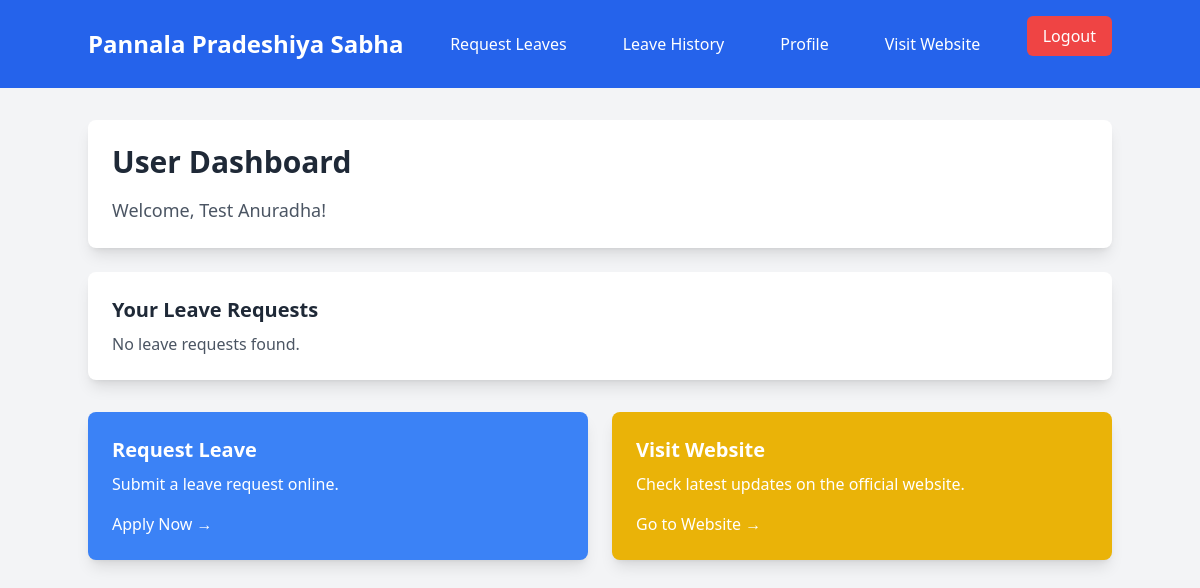
/user/user-dashboard.php (signed in), run on an earlier commit of the app's database.
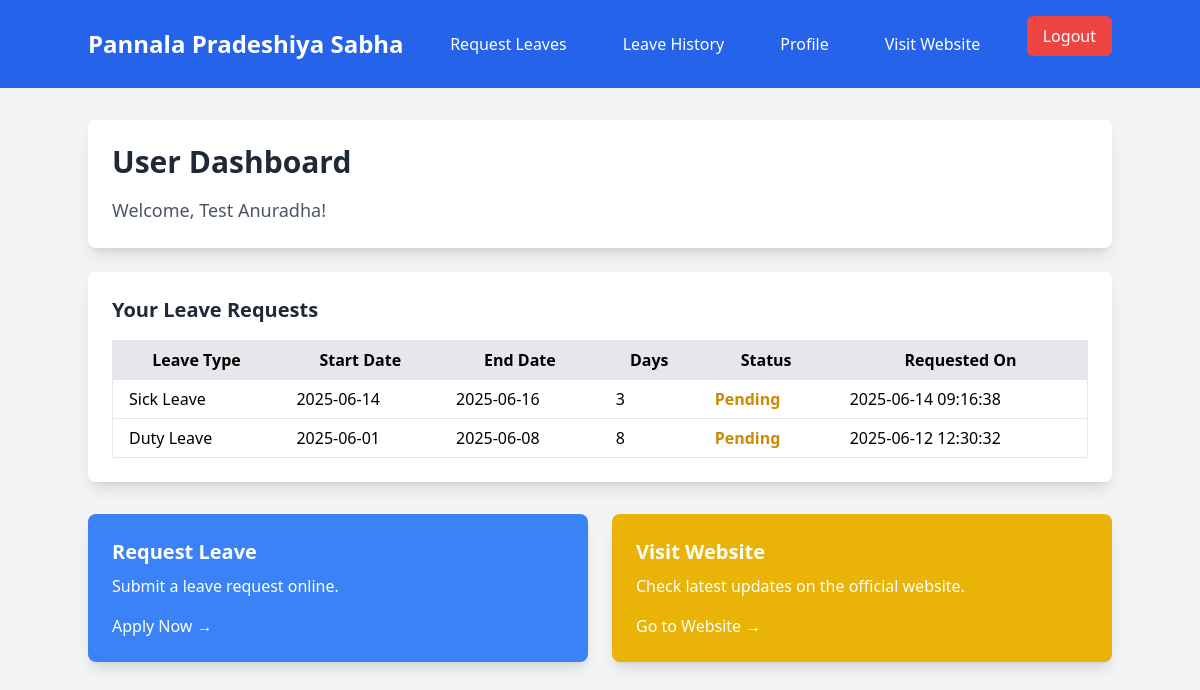
And on a later commit of the database.
### tables this page shows
CREATE TABLE `wp_leave_request` (
  `request_id` int(11) NOT NULL,
  `user_id` int(11) NOT NULL,
  `leave_type` varchar(50) DEFAULT NULL,
  `leave_start_date` date NOT NULL,
  `leave_end_date` date NOT NULL,
  `number_of_days` int(11) NOT NULL,
  `reason` text DEFAULT NULL,
  `substitute` varchar(255) DEFAULT NULL,
  `status` int(11) DEFAULT NULL COMMENT '1-pending, 2-accept, 3-reject',
  `step_1_approver_id` int(11) DEFAULT NULL,
  `step_1_status` enum('pending','approved','rejected') DEFAULT 'pending',
  `step_1_date` datetime DEFAULT NULL,
  `step_2_approver_id` int(11) DEFAULT NULL,
  `step_2_status` enum('pending','approved','rejected') DEFAULT 'pending',
  `step_2_date` datetime DEFAULT NULL,
  `step_3_approver_id` int(11) DEFAULT NULL,
  `step_3_status` enum('pending','approved','rejected') DEFAULT 'pending',
  `step_3_date` datetime DEFAULT NULL,
  `final_status` enum('pending','approved','rejected') DEFAULT 'pending',
  `created_at` timestamp NOT NULL DEFAULT current_timestamp(),
  `updated_at` timestamp NOT NULL DEFAULT current_timestamp() ON UPDATE current_timestamp(),
  `sub_office` varchar(255) NOT NULL,
  `office_type` enum('head','sub') DEFAULT 'head',
  `rejection_remark` text DEFAULT NULL,
  `department_id` int(11) DEFAULT NULL
);

### user/user-dashboard.php (the view, shortened to what this page needs)
<?php
require '../includes/dbconfig.php';
require '../includes/user-navbar.php';
$user_id = $_SESSION['user']['id'];
$full_name = $_SESSION['user']['first_name'] . ' ' . $_SESSION['user']['last_name'];
$sql = "SELECT leave_type, leave_start_date, leave_end_date, number_of_days, status, created_at
        FROM wp_leave_request WHERE user_id = ? ORDER BY created_at DESC";
$stmt = $conn->prepare($sql);
$leave_history = [];
if ($stmt) {
    $stmt->bind_param("i", $user_id);
    $stmt->execute();
    $result = $stmt->get_result();
    while ($row = $result->fetch_assoc()) {
        $leave_history[] = $row;
    }
}
?>
<!DOCTYPE html>
<html lang="en">
<head>
    <script src="https://cdn.tailwindcss.com"></script>
</head>
<body class="bg-gray-100">
    <div class="container mx-auto mt-8">
        <div class="bg-white p-6 rounded-lg shadow-lg">
            <h1 class="text-3xl font-bold text-gray-800">User Dashboard</h1>
            <p class="text-lg text-gray-600 mt-4">Welcome, <?php echo htmlspecialchars($full_name); ?>!</p>
        </div>
        <div class="mt-6 bg-white p-6 rounded-lg shadow-lg">
            <h2 class="text-xl font-semibold text-gray-800">Your Leave Requests</h2>
            <?php if (count($leave_history) > 0) : ?>
                <div class="overflow-x-auto mt-4">
                    <table class="min-w-full bg-white border border-gray-300">
                        <thead class="bg-gray-200">
                            <tr>
                                <th class="px-4 py-2 border">Leave Type</th>
                                <th class="px-4 py-2 border">Start Date</th>
                                <th class="px-4 py-2 border">End Date</th>
                                <th class="px-4 py-2 border">Days</th>
                                <th class="px-4 py-2 border">Status</th>
                                <th class="px-4 py-2 border">Requested On</th>
                            </tr>
                        </thead>
<tbody>
    <?php foreach ($leave_history as $leave) : ?>
        <?php
            switch ($leave['status']) {
                case 1:
                    $status_label = 'Pending';
                    $status_class = 'text-yellow-600';
                    break;
            }
        ?>
        <tr class="border">
            <td class="px-4 py-2"><?php echo htmlspecialchars($leave['leave_type']); ?></td>
            <td class="px-4 py-2"><?php echo htmlspecialchars($leave['leave_start_date']); ?></td>
            <td class="px-4 py-2"><?php echo htmlspecialchars($leave['leave_end_date']); ?></td>
            <td class="px-4 py-2"><?php echo htmlspecialchars($leave['number_of_days']); ?></td>
            <td class="px-4 py-2 font-semibold <?php echo $status_class; ?>">
                <?php echo $status_label; ?>
            </td>
            <td class="px-4 py-2"><?php echo htmlspecialchars($leave['created_at']); ?></td>
        </tr>
    <?php endforeach; ?>
</tbody>
                    </table>
                </div>
            <?php else : ?>
                <p class="text-gray-600 mt-2">No leave requests found.</p>
            <?php endif; ?>
        </div>
        <div class="grid grid-cols-1 sm:grid-cols-2 lg:grid-cols-2 gap-6 mt-8">
            <div class="bg-blue-500 text-white p-6 rounded-lg shadow-lg hover:bg-blue-600">
                <h2 class="text-xl font-semibold">Request Leave</h2>
                <p class="mt-2">Submit a leave request online.</p>
                <a href="./leave_request.php" class="text-white mt-4 inline-block">Apply Now →</a>
            </div>
            <div class="bg-yellow-500 text-white p-6 rounded-lg shadow-lg hover:bg-yellow-600">
                <h2 class="text-xl font-semibold">Visit Website</h2>
                <p class="mt-2">Check latest updates on the official website.</p>
                <a href="https://pannalaps.lk/" target="_blank" class="text-white mt-4 inline-block">Go to Website →</a>
            </div>
        </div>
    </div>
</body>
</html>

### includes/user-navbar.php (shortened to what this page needs)
<nav class="bg-blue-600 p-4">
    <div class="container mx-auto flex items-center justify-between">
        <div class="text-white text-2xl font-bold">
            <a href="./user-dashboard.php">Pannala Pradeshiya Sabha</a>
        </div>
        <div class="hidden md:flex space-x-6">
            <a href="./leave_request.php" class="text-white hover:bg-blue-700 px-4 py-2 rounded-md">Request Leaves</a>
            <a href="./leave_history.php" class="text-white hover:bg-blue-700 px-4 py-2 rounded-md">Leave History</a>
            <a href="./profile.php" class="text-white hover:bg-blue-700 px-4 py-2 rounded-md">Profile</a>
            <a href="https://pannalaps.lk/" target="_blank" class="text-white hover:bg-blue-700 px-4 py-2 rounded-md">Visit Website</a>
        </div>
        <form method="POST" action="../logout.php">
            <button type="submit" class="bg-red-500 text-white px-4 py-2 rounded-md hover:bg-red-600">Logout</button>
        </form>
    </div>
</nav>

What changed in the data, as far as the page shows it:
added wp_leave_request: leave_type "Sick Leave", leave_start_date "2025-06-14", leave_end_date "2025-06-16", number_of_days "3", status "Pending", created_at "2025-06-14 09:16:38"
added wp_leave_request: leave_type "Duty Leave", leave_start_date "2025-06-01", leave_end_date "2025-06-08", number_of_days "8", status "Pending", created_at "2025-06-12 12:30:32"
Also different on the page:
text no longer shown: "No leave requests found."
text now shown: "Leave Type Start Date End Date Days Status Requested On"
